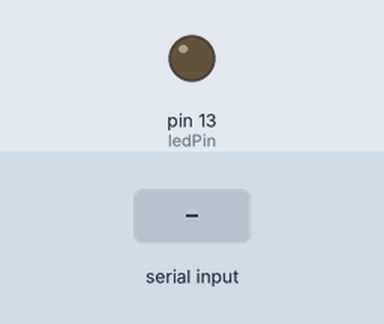
Simulated run of this sketch. Board: Arduino Uno, built with avr-gcc and run on an emulated ATmega328P. On the bench: output pins drawn as LEDs (lit = HIGH). Dashed ring = blinking. Inputs (shaded band) come from the test bench.

Above: at 1.2 s.
1.3 s: "90,45\n" received over Serial
At 1.43 s:
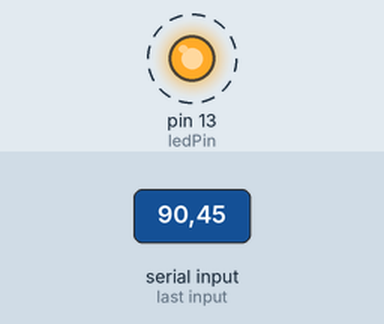
Timing chart, 0 to 10.3 s (numbered marks = the images above; inputs shaded):
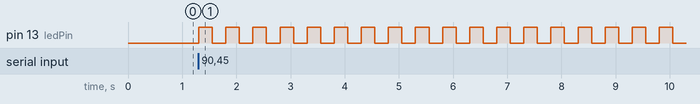

Measured:
- after the input at 1.3 s, pin 13 (ledPin): alternates HIGH for 0.25 s and LOW for 0.25 s, starting at once

The sketch:

Command_From_a_Pi.ino
```cpp
const int ledPin = 13;
String inString = "";    // string to hold input

void setup(){
  pinMode(ledPin, OUTPUT);
  Serial.begin(9600);
}

void loop(){

  // Read serial input:
  while (Serial.available() > 0) {
    int inChar = Serial.read();
    if (isDigit(inChar)) {
      // convert the incoming byte to a char
      // and add it to the string:
      inString += (char)inChar;
    }
    // stiop reading when a new-line is encountered
    if (inChar == '\n') {

      if(inString.toInt() > 0)
        light(inString.toInt());

      // clear the string for new input:
      inString = "";
    }
  }
}

void light(int n){

  for (int i = 0; i < n; i++)  {
    digitalWrite(ledPin, HIGH);
    delay(250);
    digitalWrite(ledPin, LOW);
    delay(250);
  }
}
```
